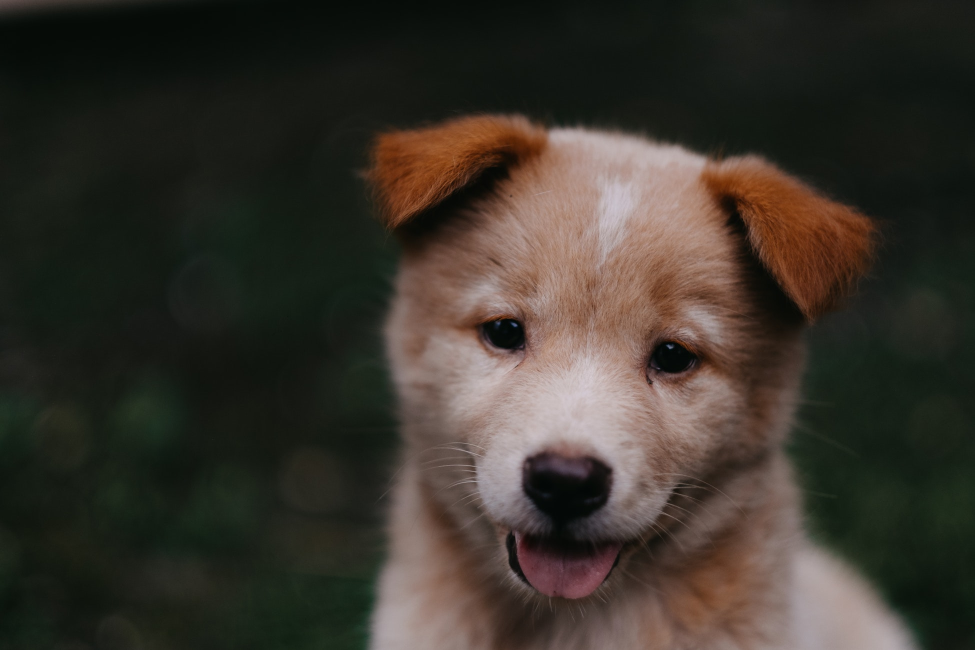
#> input picture DATA/00-puppy.jpg, 1950 x 1300 px, given in place of the camera (shown at 1/2 size)
$ jupyter execute --allow-errors '06 Object Tracking.ipynb'   (text cells are left out)
#> lines starting #> are read from the running program, lines starting #| are printed output that depends on the picture; after the words box and inside, x2 and y2 are one past the last pixel; in counts of white or black regions, pixels touching at a corner belong together
[cell 1]
import numpy as np
import cv2

[cell 2]
# Parameters for ShiTomasi corner detection (good features to track paper)
corner_track_params = dict(maxCorners = 30,
                       qualityLevel = 0.3,
                       minDistance = 7,
                       blockSize = 7 )

[cell 3]
# Parameters for lucas kanade optical flow
lk_params = dict( winSize  = (200,200),
                  maxLevel = 2,
                  criteria = (cv2.TERM_CRITERIA_EPS | cv2.TERM_CRITERIA_COUNT, 10,0.03))

[cell 4]
# Capture the video
cap = cv2.VideoCapture(0)

# Grab the very first frame of the stream
ret, prev_frame = cap.read()
#> prev_frame is the input picture: shape (1300, 1950, 3); mean B, G, R 43.8, 51.8, 57.3

# Grab a grayscale image (We will refer to this as the previous frame)
prev_gray = cv2.cvtColor(prev_frame, cv2.COLOR_BGR2GRAY)
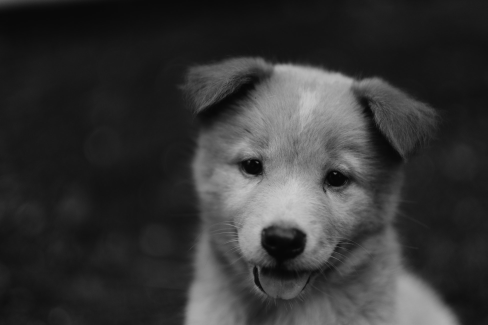
#> prev_gray: shape (1300, 1950) (shown at 1/4 size); min 1, max 209, mean 52.6

# Grabbing the corners
# points to track
prevPts = cv2.goodFeaturesToTrack(prev_gray, mask = None, **corner_track_params)
#> prevPts = 19 rows, first 8: [1340, 695], [1033, 651], [1303, 765], [1334, 691], [950, 938], [1031, 1149], [1334, 1002], [997, 646]
mask = np.zeros_like(prev_frame)

# Create a matching mask of the previous frame for drawing on later
while True:

    # Grab current frame
    ret, frame = cap.read()
    # Grab gray scale
    frame_gray = cv2.cvtColor(frame, cv2.COLOR_BGR2GRAY)

    # Calculate the Optical Flow on the Gray Scale Frame
    nextPts, status, err = cv2.calcOpticalFlowPyrLK(prev_gray, frame_gray, prevPts, None, **lk_params)
#> nextPts has the same summary as prevPts; status = 19 values from 1 to 1; err = 19 values from 0 to 0


    # Using the returned status array (the status output)
    # status output status vector (of unsigned chars); each element of the vector is set to 1 if
    # the flow for the corresponding features has been found, otherwise, it is set to 0.
    good_new = nextPts[status == 1]
#> good_new has the same summary as prevPts
    good_prev = prevPts[status == 1]
#> good_prev has the same summary as prevPts

    # Use ravel to get points to draw lines and circles
    for i, (new, prev) in enumerate(zip(good_new, good_prev)):
        x_new, y_new = new.ravel()
        x_prev, y_prev = prev.ravel()

        # Lines will be drawn using the mask created from the first frame
        mask = cv2.line(mask, (x_new, y_new), (x_prev, y_prev), (0, 255, 0), 3)

        # Draw red circles at corner points
        frame = cv2.circle(frame,(x_new, y_new), 8, (0,0,255), -1)
#> this loop made 19 passes
#> (x_new, y_new, x_prev, y_prev) on passes 1 to 8: (1340, 695, 1340, 695), (1033, 651, 1033, 651), (1303, 765, 1303, 765), (1334, 691, 1334, 691), (950, 938, 950, 938), (1031, 1149, 1031, 1149), (1334, 1002, 1334, 1002), (997, 646, 997, 646)
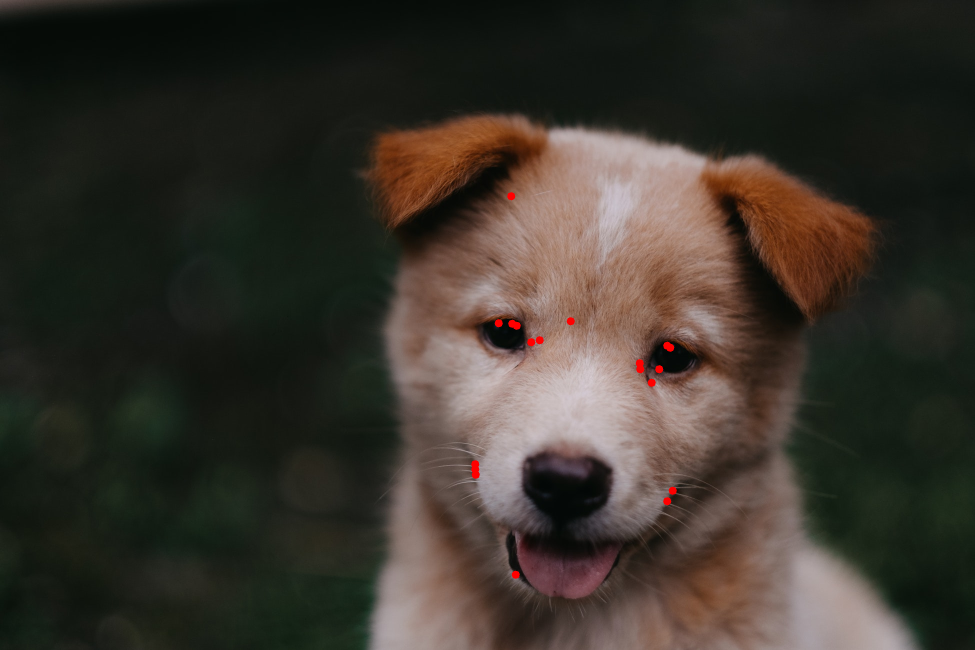
#> frame: shape (1300, 1950, 3) (shown at 1/2 size); mean B, G, R 43.7, 51.7, 57.5
#> mask: shape (1300, 1950, 3); mean of channels 0, 1, 2 0, 0, 0

    # Display the image along with the mask we drew the line on.
    img = cv2.add(frame, mask)
    cv2.imshow('tracking', img)

    k = cv2.waitKey(30) & 0xFF
#> (key Esc is pressed here)
    if k == 27:
        break

    # Now update the previous frame and previous points
    prev_gray = frame_gray.copy()
    prevPts = good_new.reshape(-1,1,2)

cv2.destroyAllWindows()
cap.release()

[cell 5]
import cv2
import numpy as np

# Capture the frame
cap = cv2.VideoCapture(0)
ret, frame1 = cap.read()

# Get gray scale image of first frame and make a mask in HSV color
prvsImg = cv2.cvtColor(frame1,cv2.COLOR_BGR2GRAY)

hsv_mask = np.zeros_like(frame1)
hsv_mask[:,:,1] = 255

while True:
    ret, frame2 = cap.read()
    nextImg = cv2.cvtColor(frame2,cv2.COLOR_BGR2GRAY)

    # Check out the markdown text above for a break down of these paramters, most of these are just suggested defaults
    flow = cv2.calcOpticalFlowFarneback(prvsImg,nextImg, None, 0.5, 3, 15, 3, 5, 1.2, 0)


    # Color the channels based on the angle of travel
    # Pay close attention to your video, the path of the direction of flow will determine color!
    mag, ang = cv2.cartToPolar(flow[:,:,0], flow[:,:,1],angleInDegrees=True)
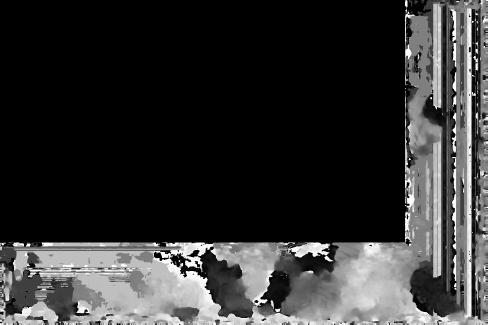
#> ang: shape (1300, 1950) float32 (shown at 1/4 size); min 0, max 360, mean 69.7; drawn with min black and max white
    hsv_mask[:,:,0] = ang/2
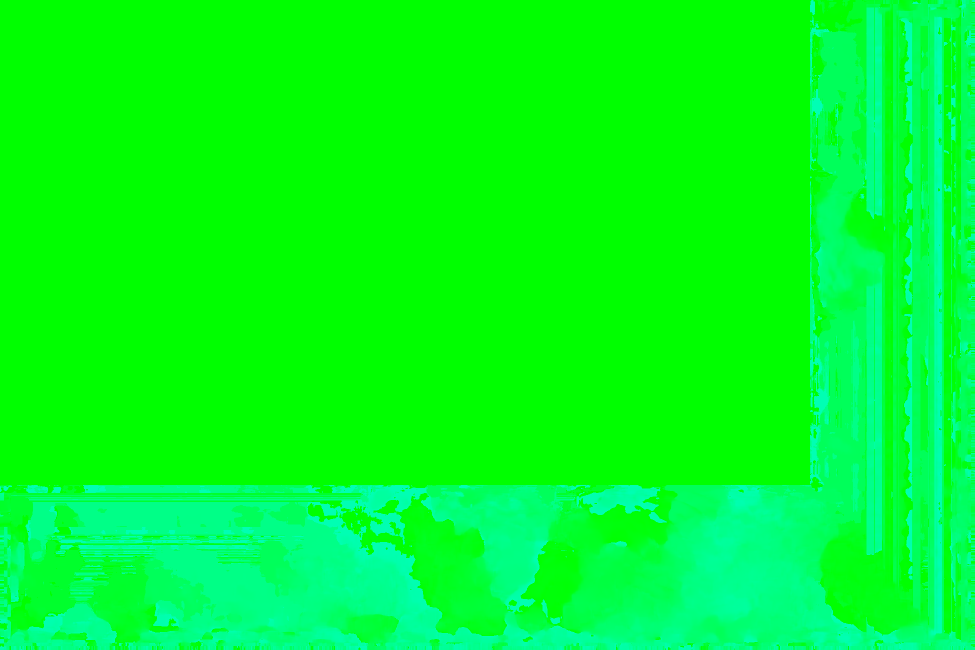
#> hsv_mask: shape (1300, 1950, 3) (shown at 1/2 size); mean of channels 0, 1, 2 34.7, 255, 0; drawn as B, G, R
    hsv_mask[:,:,2] = cv2.normalize(mag,None,0,255,cv2.NORM_MINMAX)
#> hsv_mask: shape (1300, 1950, 3); 0.37% of pixels changed, all inside (x1, y1, x2, y2) = (0, 0, 1950, 1300)

    # Convert back to BGR to show with imshow from cv
    bgr = cv2.cvtColor(hsv_mask,cv2.COLOR_HSV2BGR)
    cv2.imshow('frame2',bgr)

    k = cv2.waitKey(30) & 0xff
#> (key Esc is pressed here)
    if k == 27:
        break

    # Set the Previous image as the next iamge for the loop
    prvsImg = nextImg


cap.release()
cv2.destroyAllWindows()

[cell 6]
import numpy as np
import cv2

# Capture a video stream
cap = cv2.VideoCapture(0)

# take first frame of the video
ret, frame = cap.read()


# Set Up the Initial Tracking Window


# We will first detect the face and set that as our starting box.
face_cascade = cv2.CascadeClassifier('DATA/haarcascades/haarcascade_frontalface_default.xml')
face_rects = face_cascade.detectMultiScale(frame)
#> face_rects = ()

# Convert this list of a single array to a tuple of (x,y,w,h)
#> (the rest of this cell did not finish here and is left out)

[cell 7]
import numpy as np
import cv2

# Capture a video stream
cap = cv2.VideoCapture(0)

# take first frame of the video
ret,frame = cap.read()


# Set Up the Initial Tracking Window


# We will first detect the face and set that as our starting box.
face_cascade = cv2.CascadeClassifier('DATA/haarcascades/haarcascade_frontalface_default.xml')
face_rects = face_cascade.detectMultiScale(frame)

# Convert this list of a single array to a tuple of (x,y,w,h)
#> (the rest of this cell did not finish here and is left out)

[cell 8]
import cv2

[cell 9]
def ask_for_tracker():
    print("Welcome! What Tracker API would you like to use?")
    print("Enter 0 for BOOSTING: ")
    print("Enter 1 for MIL: ")
    print("Enter 2 for KCF: ")
    print("Enter 3 for TLD: ")
    print("Enter 4 for MEDIANFLOW: ")
    choice = input("Please select your tracker: ")
#> the answer given: 1

    if choice == '0':
        tracker = cv2.TrackerBoosting_create()
    if choice == '1':
        tracker = cv2.TrackerMIL_create()
    if choice == '2':
        tracker = cv2.TrackerKCF_create()
    if choice == '3':
        tracker = cv2.TrackerTLD_create()
    if choice == '4':
        tracker = cv2.TrackerMedianFlow_create()


    return tracker

[cell 10]
tracker = ask_for_tracker()

[cell 11]
tracker

[cell 12]
str(tracker).split()[0][1:]

[cell 13]
# str(tracker).split()[0][1:]

[cell 14]
tracker = ask_for_tracker()
#> the answer given: 1

$ run again, on DATA/Denis_Mukwege.jpg
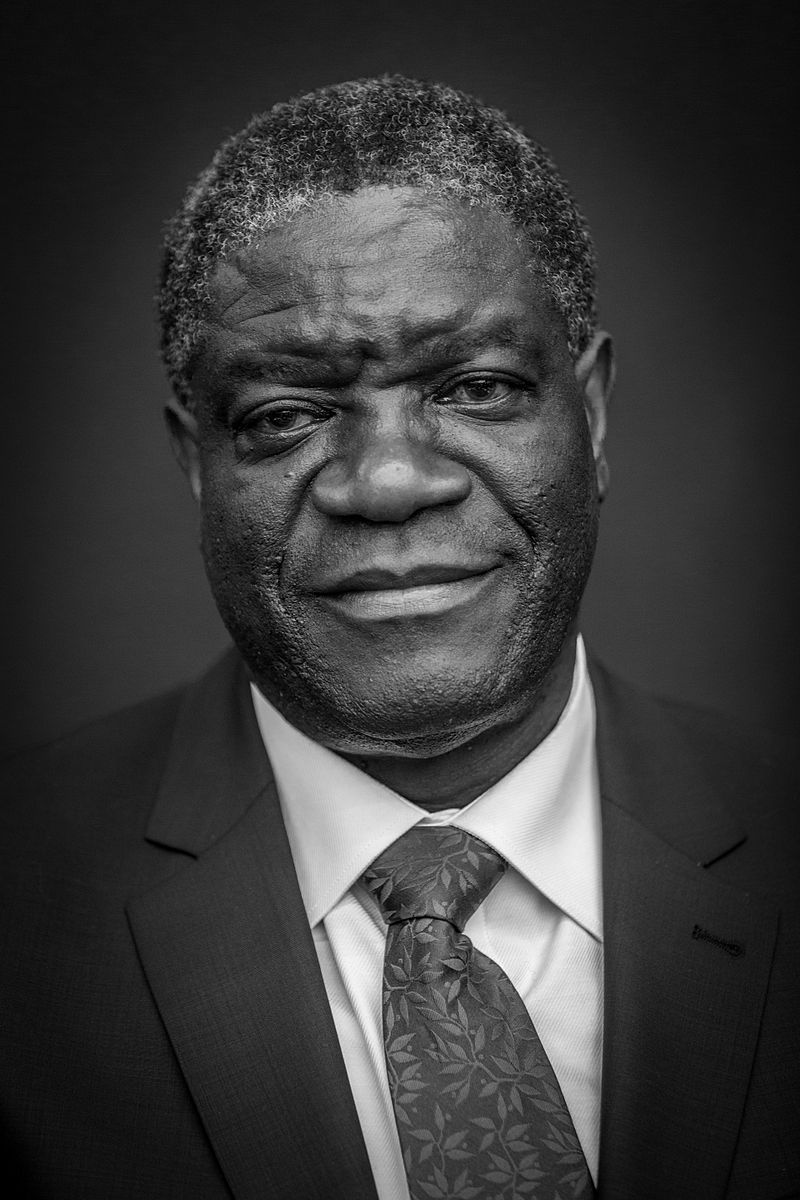
#> input picture DATA/Denis_Mukwege.jpg, 800 x 1200 px, given in place of the camera
#> prev_frame is the input picture: shape (1200, 800, 3); min 0, max 255, mean 58.8
#> prevPts = 30 rows, first 8: [484, 165], [250, 221], [462, 932], [241, 219], [256, 216], [250, 185], [282, 195], [424, 144]
#> nextPts has the same summary as prevPts; status = 30 values from 1 to 1; err = 30 values from 0 to 0
#> good_new = 30 pairs, first value 201 to 535, second value 126 to 932
#> good_prev has the same summary as good_new
#> the loop `for i, (new, prev) in enumerate(zip(good_new, good_prev)):` made 30 passes
#> (x_new, y_new, x_prev, y_prev) on passes 1 to 8: (484, 165, 484, 165), (250, 221, 250, 221), (462, 932, 462, 932), (241, 219, 241, 219), (256, 216, 256, 216), (250, 185, 250, 185), (282, 195, 282, 195), (424, 144, 424, 144)
#> after the loop `for i, (new, prev) in enumerate(zip(good_new, good_prev)):`:
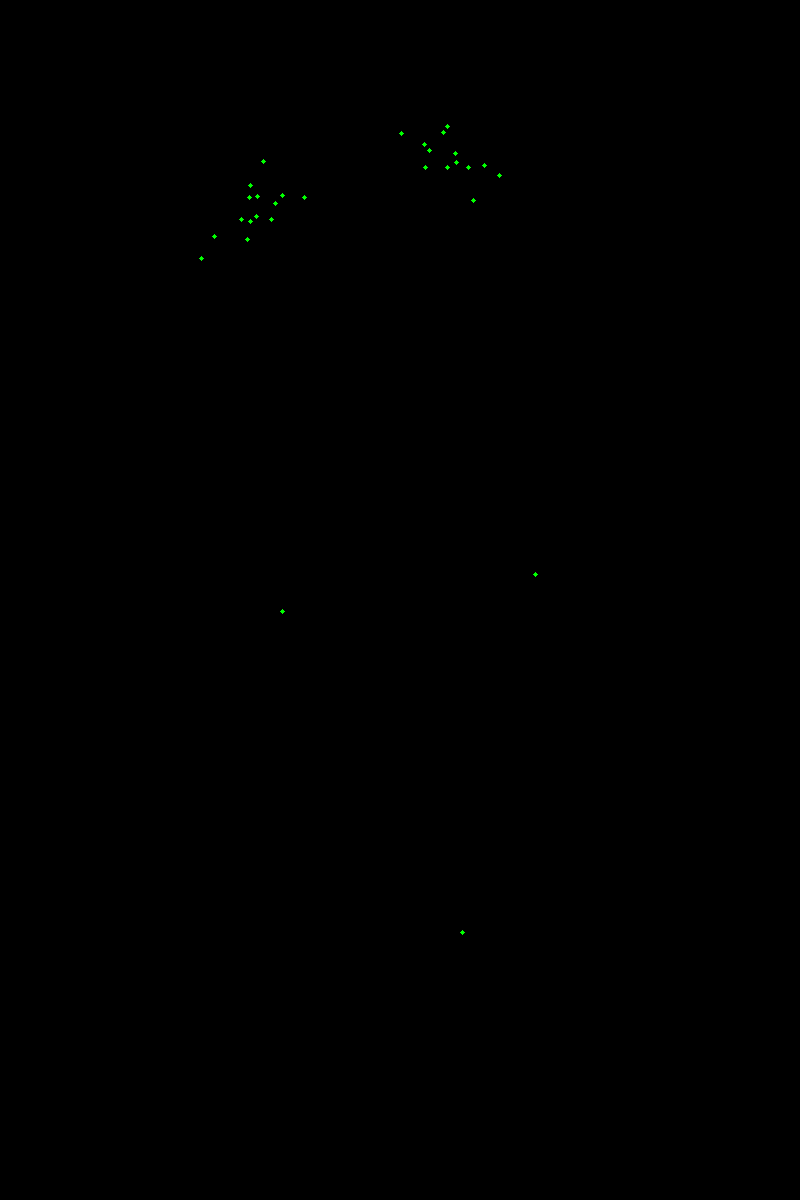
#> mask: shape (1200, 800, 3); mean of channels 0, 1, 2 0, 0.1, 0; drawn as B, G, R
#> face_rects = [[131, 187, 515, 515]]
#> face_x = 131; face_y = 187; w = 515
#> `track_window = (face_x,face_y,w,h)`: track_window = (131, 187, 515, 515)
#> hsv_roi: shape (515, 515, 3); mean H, S, V 0, 0, 74.1
#> roi_hist = 180 values, max 265225 at index 0, min 0 at index 1, mean 1473.5
#> hsv: shape (1200, 800, 3); mean H, S, V 0, 0, 58.8
#> dst: shape (1200, 800); every value is 255
#> `ret, track_window = cv2.meanShift(dst, track_window, term_crit)`: ret = 0
#> x = 131; y = 187
#> `ret, track_window = cv2.CamShift(dst, track_window, term_crit)`: ret = ((388, 444), (617.8, 617.8), 90); track_window = (78, 134, 620, 620)
#> `pts = cv2.boxPoints(ret)`: pts = [[79.12, 135.1], [696.9, 135.1], [696.9, 752.9], [79.12, 752.9]]
#> `pts = np.int0(pts)`: pts = [[79, 135], [696, 135], [696, 752], [79, 752]]
#> `img2 = cv2.polylines(frame,[pts],True, (0,0,255),5)`:
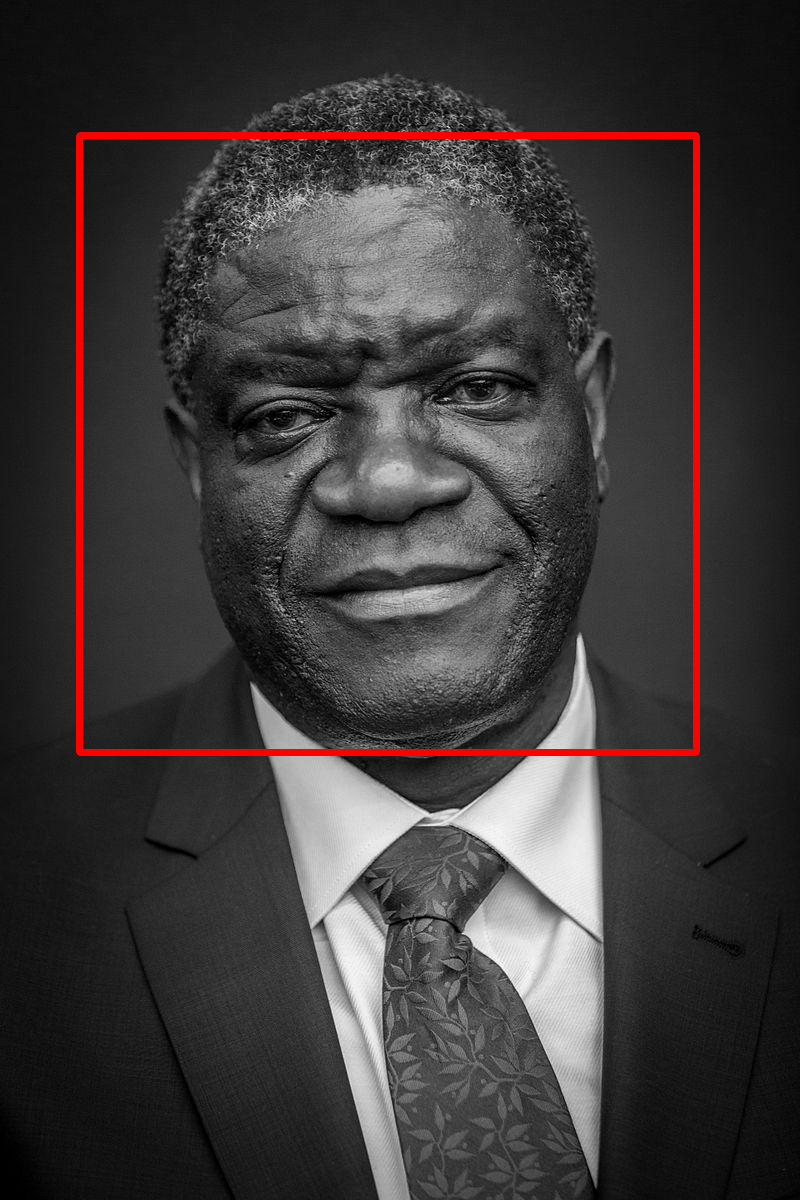
#> img2: shape (1200, 800, 3); mean B, G, R 57.9, 57.9, 62.5

$ run again, on DATA/Nadia_Murad.jpg
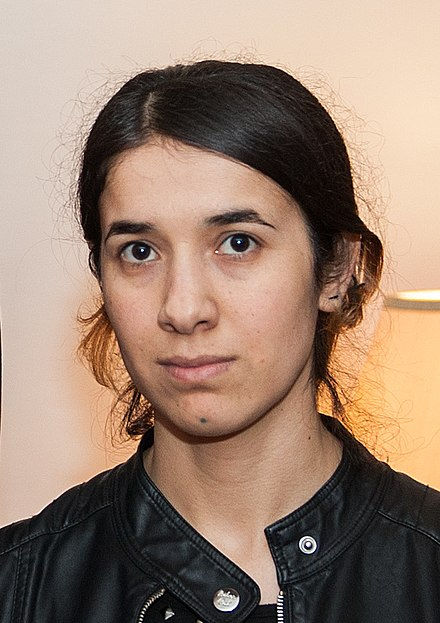
#> input picture DATA/Nadia_Murad.jpg, 440 x 623 px, given in place of the camera
#> prev_frame is the input picture: shape (623, 440, 3); mean B, G, R 112.7, 129.2, 153.8
#> prevPts = 14 rows, first 8: [309, 546], [280, 616], [280, 595], [141, 615], [145, 608], [238, 241], [141, 249], [226, 593]
#> nextPts has the same summary as prevPts; status = [1, 1, 1, 1, 1, 1, 1, 1, 1, 1, 1, 1, 1, 1]; err = [0, 0, 0, 0, 0, 0, 0, 0, 0, 0, 0, 0, 0, 0]
#> good_new has the same summary as prevPts
#> good_prev has the same summary as prevPts
#> the loop `for i, (new, prev) in enumerate(zip(good_new, good_prev)):` made 14 passes
#> (x_new, y_new, x_prev, y_prev) on passes 1 to 8: (309, 546, 309, 546), (280, 616, 280, 616), (280, 595, 280, 595), (141, 615, 141, 615), (145, 608, 145, 608), (238, 241, 238, 241), (141, 249, 141, 249), (226, 593, 226, 593)
#> after the loop `for i, (new, prev) in enumerate(zip(good_new, good_prev)):`:
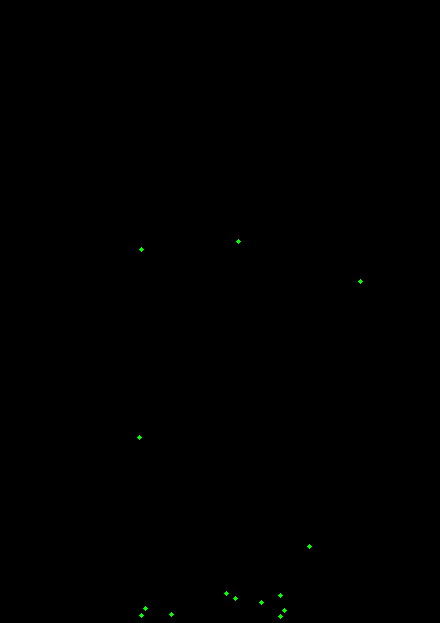
#> mask: shape (623, 440, 3); mean of channels 0, 1, 2 0, 0.2, 0; drawn as B, G, R
#> face_rects = [[55, 141, 276, 276]]
#> face_x = 55; face_y = 141; w = 276
#> `track_window = (face_x,face_y,w,h)`: track_window = (55, 141, 276, 276)
#> hsv_roi: shape (276, 276, 3); mean H, S, V 12.1, 97.1, 163.7
#> roi_hist = 180 values, max 19887 at index 11, min 0 at index 28, mean 423.2
#> hsv: shape (623, 440, 3); mean H, S, V 29, 73.3, 154.7
#> `ret, track_window = cv2.meanShift(dst, track_window, term_crit)`: ret = 5; track_window = (60, 140, 276, 276)
#> x = 60; y = 140
#> `track_window = (face_x,face_y,w,h)`: track_window = (55, 141, 276, 276)
#> `ret, track_window = cv2.CamShift(dst, track_window, term_crit)`: ret = ((194.5, 280), (314.9, 346.3), 135.8); track_window = (73, 155, 243, 250)
#> `pts = cv2.boxPoints(ret)`: pts = [[186.6, 46.09], [428.1, 294.3], [202.4, 513.9], [-39.1, 265.7]]
#> `pts = np.int0(pts)`: pts = [[186, 46], [428, 294], [202, 513], [-39, 265]]
#> `img2 = cv2.polylines(frame,[pts],True, (0,0,255),5)`:
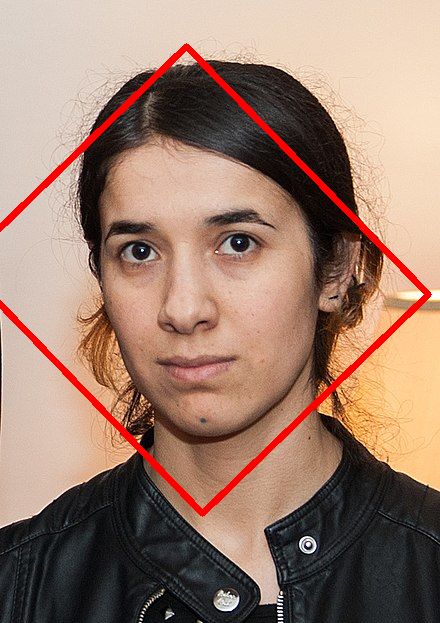
#> img2: shape (623, 440, 3); mean B, G, R 109.6, 125.6, 156.7
